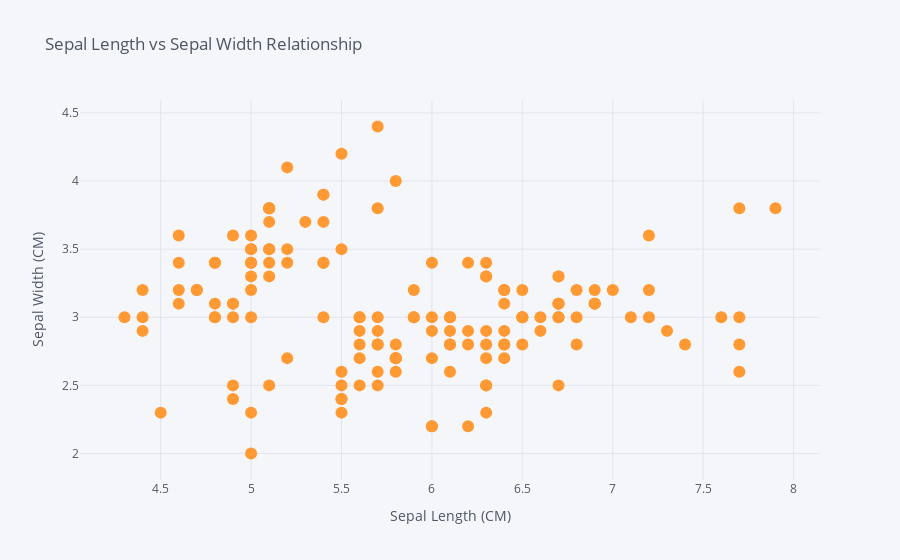

Notebook cell for this chart:
### Code cell
iris_df.iplot(kind="scatter",
                              x="sepal length (cm)", y='sepal width (cm)',
                              mode='markers',
                              xTitle="Sepal Length (CM)", yTitle="Sepal Width (CM)",
                              title="Sepal Length vs Sepal Width Relationship")

### Figure 1 — Plotly figure (JSON) as saved in the notebook; plotly's stock layout.template omitted (floating-point values rounded to 4 significant figures; data arrays with more than 128 entries replaced by an {"elided": "..."} marker saying what was removed)
{"data": [{"line": {"color": "rgba(255, 153, 51, 1.0)", "dash": "solid", "shape": "linear", "width": 1.3}, "marker": {"size": 12, "symbol": "circle"}, "mode": "markers", "name": "sepal width (cm)", "text": "", "type": "scatter", "x": {"elided": "150 float values"}, "y": {"elided": "150 float values"}}], "layout": {"legend": {"bgcolor": "#F5F6F9", "font": {"color": "#4D5663"}}, "paper_bgcolor": "#F5F6F9", "plot_bgcolor": "#F5F6F9", "title": {"font": {"color": "#4D5663"}, "text": "Sepal Length vs Sepal Width Relationship"}, "xaxis": {"gridcolor": "#E1E5ED", "showgrid": true, "tickfont": {"color": "#4D5663"}, "title": {"font": {"color": "#4D5663"}, "text": "Sepal Length (CM)"}, "zerolinecolor": "#E1E5ED"}, "yaxis": {"gridcolor": "#E1E5ED", "showgrid": true, "tickfont": {"color": "#4D5663"}, "title": {"font": {"color": "#4D5663"}, "text": "Sepal Width (CM)"}, "zerolinecolor": "#E1E5ED"}}}
